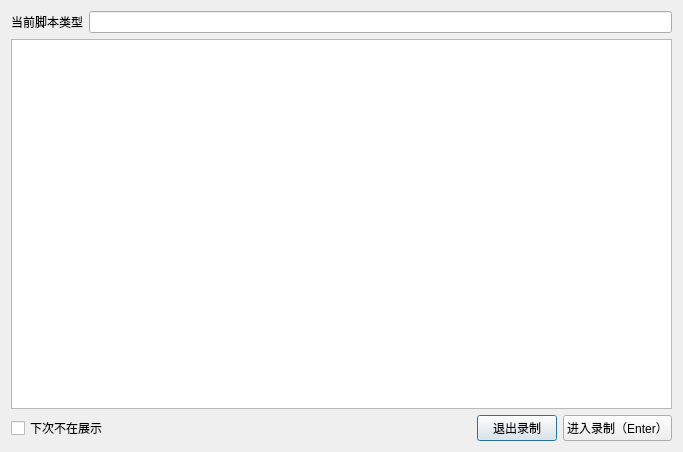
<?xml version="1.0" encoding="UTF-8"?>
<ui version="4.0">
 <class>RecordTeachingDialogClass</class>
 <widget class="QDialog" name="RecordTeachingDialogClass">
  <property name="geometry">
   <rect>
    <x>0</x>
    <y>0</y>
    <width>683</width>
    <height>452</height>
   </rect>
  </property>
  <property name="windowTitle">
   <string>脚本录制</string>
  </property>
  <layout class="QVBoxLayout" name="verticalLayout_2">
   <item>
    <layout class="QVBoxLayout" name="verticalLayout">
     <item>
      <layout class="QHBoxLayout" name="horizontalLayout">
       <item>
        <widget class="QLabel" name="currentScriptTypeLabel">
         <property name="text">
          <string>当前脚本类型</string>
         </property>
        </widget>
       </item>
       <item>
        <widget class="QLineEdit" name="currentScriptTypeLineEdit"/>
       </item>
      </layout>
     </item>
    </layout>
   </item>
   <item>
    <widget class="QTextEdit" name="teachingTextEdit"/>
   </item>
   <item>
    <layout class="QHBoxLayout" name="horizontalLayout_4">
     <item>
      <widget class="QCheckBox" name="ifShowCheckBox">
       <property name="text">
        <string>下次不在展示</string>
       </property>
      </widget>
     </item>
     <item>
      <spacer name="horizontalSpacer_3">
       <property name="orientation">
        <enum>Qt::Orientation::Horizontal</enum>
       </property>
       <property name="sizeHint" stdset="0">
        <size>
         <width>40</width>
         <height>20</height>
        </size>
       </property>
      </spacer>
     </item>
     <item>
      <widget class="QPushButton" name="exitPushButton">
       <property name="text">
        <string>退出录制</string>
       </property>
      </widget>
     </item>
     <item>
      <widget class="QPushButton" name="nextStepPushButton">
       <property name="text">
        <string>进入录制（Enter）</string>
       </property>
      </widget>
     </item>
    </layout>
   </item>
  </layout>
 </widget>
 <layoutdefault spacing="6" margin="11"/>
 <resources/>
 <connections/>
</ui>
